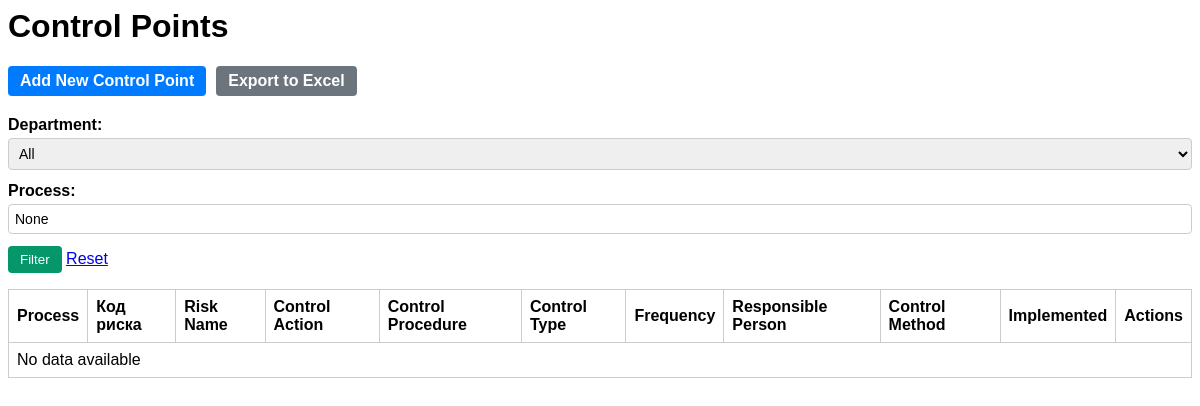
/ru/control/control-points/, run on an earlier commit of the app's database.
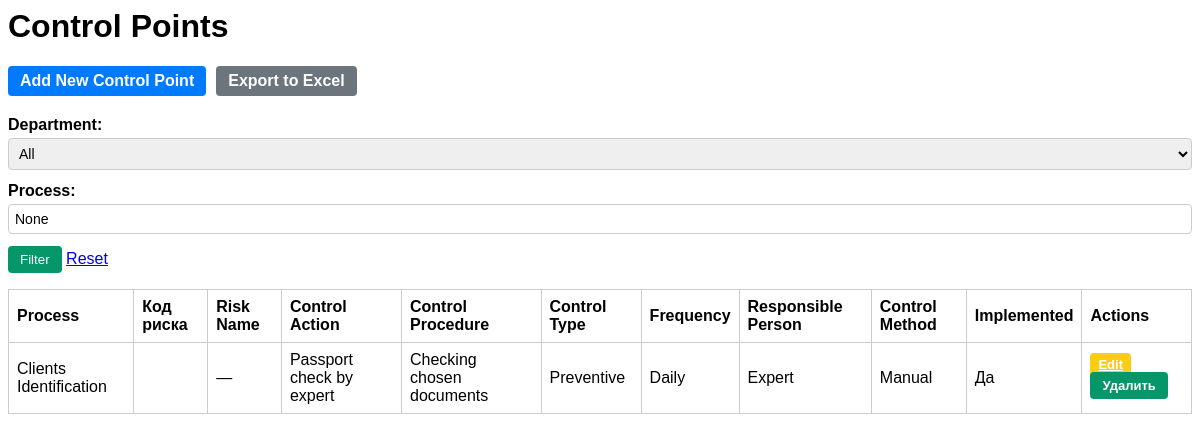
And on a later commit of the database.
### control_app/models.py (models this page shows, shortened)
class ControlPoint(models.Model):
    CONTROL_TYPE_CHOICES = [
        ('preventive', _("Preventive")),
        ('detective', _("Detective")),
    ]
    CONTROL_METHOD_CHOICES = [
        ('manual', _("Manual")),
        ('automated', _("Automated")),
    ]
    process = models.CharField(_("Process"), max_length=255)
    related_risk = models.ForeignKey(
        Risk,
        on_delete=models.SET_NULL,
        null=True,
        blank=True,
        related_name="linked_control_points",
        verbose_name=_("Related Risk")
    )
    control_action = models.CharField(_("Control Action"), max_length=255)
    control_procedure = models.TextField(_("Control Procedure"))
    control_type = models.CharField(_("Control Type"), max_length=20, choices=CONTROL_TYPE_CHOICES)
    frequency = models.CharField(_("Frequency"), max_length=100)
    responsible_person = models.CharField(_("Responsible Person"), max_length=100)
    control_method = models.CharField(_("Control Method"), max_length=20, choices=CONTROL_METHOD_CHOICES)
    implemented = models.BooleanField(_("Implemented"), default=False)
    division = models.ForeignKey('Division', verbose_name=_("Division"), on_delete=models.CASCADE, null=True, blank=True)
    department = models.ForeignKey('Department', on_delete=models.CASCADE, related_name='control_points')
    @property
    def related_risk_code(self):
        return self.related_risk.risk_code if self.related_risk else ""

### control_app/views.py (the view)
# urls.py: path('control-points/', views.control_point_list, name='control_point_list'),
def control_point_list(request):
    selected_department = request.GET.get('department')
    selected_process = request.GET.get('process')
    control_points = ControlPoint.objects.all()
    if selected_department:
        control_points = control_points.filter(division__department__name=selected_department)
    if selected_process:
        control_points = control_points.filter(process__icontains=selected_process)
    departments = Department.objects.all()
    return render(request, 'control_app/control_point_list.html', {
        'control_points': control_points,
        'departments': departments,
        'selected_department': selected_department,
        'selected_process': selected_process,
        'hide_sidebar': True,
    })

### control_app/templates/control_app/control_point_list.html (shortened to what the changed rows need)
{% load i18n static %}
<link rel="stylesheet" href="{% static 'css/style.css' %}">
<!DOCTYPE html>
<html lang="{{ LANGUAGE_CODE }}">
<head>
    <link rel="stylesheet" href="{% static 'css/style.css' %}">
</head>
<body>
    <h1 class="text-2xl font-bold text-green-800 mb-6">{% trans "Control Points" %}</h1>
    <table class="w-full text-sm border border-collapse border-gray-300 bg-white shadow">
        <thead class="bg-gray-100">
            <tr>
                <th class="border px-2 py-2">{% trans "Process" %}</th>
                <th class="border px-2 py-2">{% trans "Risk Code" %}</th>
                <th class="border px-2 py-2">{% trans "Risk Name" %}</th>
                <th class="border px-2 py-2">{% trans "Control Action" %}</th>
                <th class="border px-2 py-2">{% trans "Control Procedure" %}</th>
                <th class="border px-2 py-2">{% trans "Control Type" %}</th>
                <th class="border px-2 py-2">{% trans "Frequency" %}</th>
                <th class="border px-2 py-2">{% trans "Responsible Person" %}</th>
                <th class="border px-2 py-2">{% trans "Control Method" %}</th>
                <th class="border px-2 py-2">{% trans "Implemented" %}</th>
                <th class="border px-2 py-2">{% trans "Actions" %}</th>
            </tr>
        </thead>
        <tbody>
    {% for point in control_points %}
    <tr>
        <td class="border px-2 py-1">{{ point.process }}</td>
        <td class="border px-2 py-1">{{ point.related_risk_code }}</td>
        <td class="border px-2 py-1">
            {% if point.related_risk %}
                <a href="{% url 'control_risk_list' %}?name={{ point.related_risk.name }}" class="text-blue-600 hover:underline">
    {{ point.related_risk_name }}
</a>
            {% else %}
                —
            {% endif %}
        </td>
        <td class="border px-2 py-1">{{ point.control_action }}</td>
        <td class="border px-2 py-1">{{ point.control_procedure }}</td>
        <td class="border px-2 py-1">{{ point.get_control_type_display }}</td>
        <td class="border px-2 py-1">{{ point.frequency }}</td>
        <td class="border px-2 py-1">{{ point.responsible_person }}</td>
        <td class="border px-2 py-1">{{ point.get_control_method_display }}</td>
        <td class="border px-2 py-1">
            {% if point.implemented %}{% trans "Yes" %}{% else %}{% trans "No" %}{% endif %}
        </td>
        <td class="border px-2 py-1 space-x-2 text-center">
            <a href="{% url 'control_point_edit' point.pk %}" class="btn-edit">
                {% trans "Edit" %}
            </a>
            <form method="post" action="{% url 'control_point_delete' point.pk %}" style="display:inline;">
                <button type="submit" class="btn-delete"
                        onclick="return confirm('{% trans 'Are you sure you want to delete this control point?' %}')">
                    {% trans "Delete" %}
                </button>
            </form>
        </td>
    </tr>
    {% empty %}
    <tr>
        <td colspan="11" class="text-center text-gray-500 py-3">{% trans "No data available" %}</td>
    </tr>
    {% endfor %}
</tbody>
</table>
</body>
</html>

What changed in the data, as far as the page shows it:
added ControlPoint: process "Clients Identification", control_action "Passport check by expert", control_procedure "Checking chosen documents", control_type "Preventive", frequency "Daily", responsible_person "Expert", control_method "Manual"
Also different on the page:
text no longer shown: "No data available"
